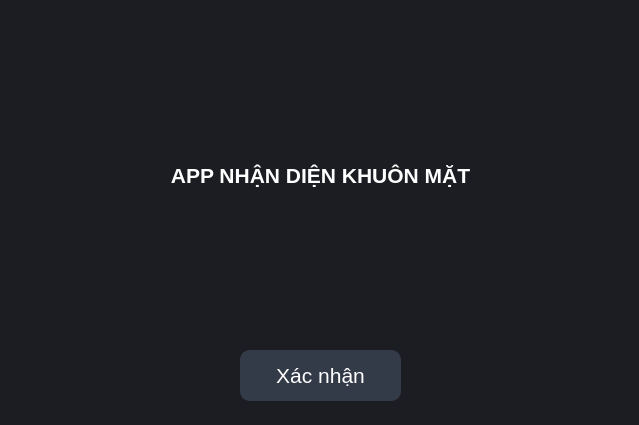
<?xml version="1.0" encoding="UTF-8"?>
<ui version="4.0">
 <class>MainWindow</class>
 <widget class="QMainWindow" name="MainWindow">
  <property name="geometry">
   <rect>
    <x>0</x>
    <y>0</y>
    <width>639</width>
    <height>425</height>
   </rect>
  </property>
  <property name="windowTitle">
   <string>MainWindow</string>
  </property>
  <property name="styleSheet">
   <string notr="true">background-color: rgb(27, 29, 35); color:white</string>
  </property>
  <widget class="QWidget" name="centralwidget">
   <widget class="QLabel" name="labelBoxBlenderInstalation">
    <property name="geometry">
     <rect>
      <x>30</x>
      <y>20</y>
      <width>581</width>
      <height>311</height>
     </rect>
    </property>
    <property name="font">
     <font>
      <family>Segoe UI</family>
      <pointsize>16</pointsize>
      <weight>75</weight>
      <bold>true</bold>
     </font>
    </property>
    <property name="styleSheet">
     <string notr="true"/>
    </property>
    <property name="text">
     <string>&lt;html&gt;&lt;head/&gt;&lt;body&gt;&lt;p&gt;APP NHẬN DIỆN KHUÔN MẶT&lt;/p&gt;&lt;/body&gt;&lt;/html&gt;</string>
    </property>
    <property name="textFormat">
     <enum>Qt::RichText</enum>
    </property>
    <property name="alignment">
     <set>Qt::AlignCenter</set>
    </property>
   </widget>
   <widget class="QPushButton" name="btnOK">
    <property name="geometry">
     <rect>
      <x>240</x>
      <y>350</y>
      <width>161</width>
      <height>51</height>
     </rect>
    </property>
    <property name="font">
     <font>
      <pointsize>16</pointsize>
     </font>
    </property>
    <property name="styleSheet">
     <string notr="true">QPushButton {
	border: 2px solid rgb(52, 59, 72);
	border-radius: 10px;	
	background-color: rgb(52, 59, 72);
}
QPushButton:hover {
	background-color: rgb(57, 65, 80);
	border: 2px solid rgb(61, 70, 86);
}
QPushButton:pressed {	
	background-color: rgb(35, 40, 49);
	border: 2px solid rgb(43, 50, 61);
}</string>
    </property>
    <property name="text">
     <string>Xác nhận</string>
    </property>
   </widget>
  </widget>
  <widget class="QStatusBar" name="statusbar"/>
 </widget>
 <resources/>
 <connections/>
</ui>
